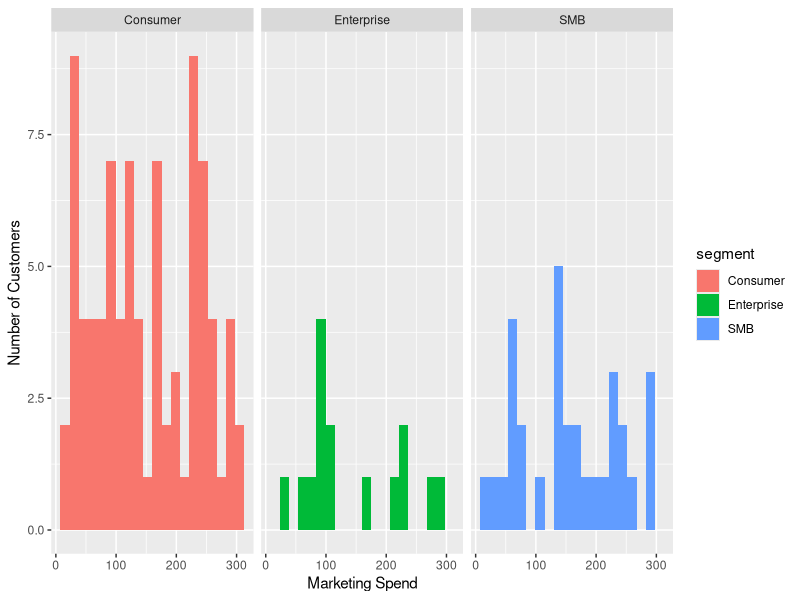
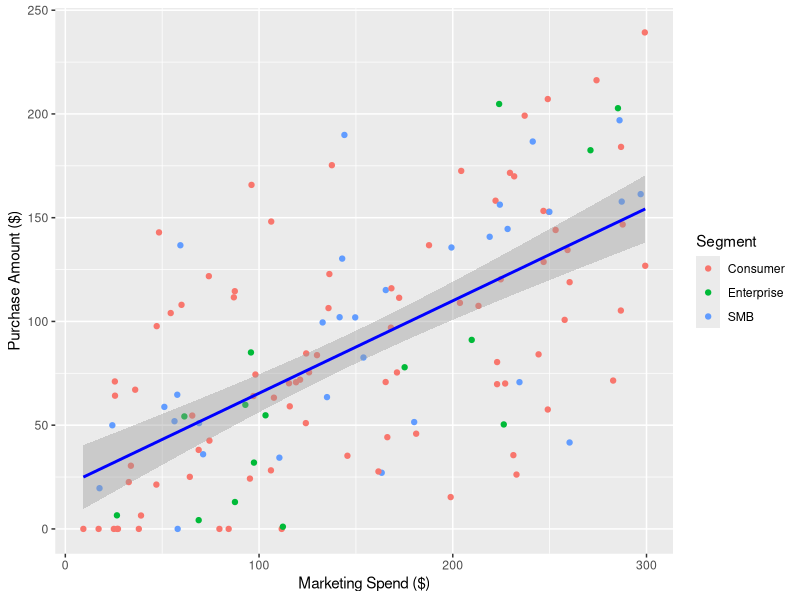

Reproduce these figures in R, in order.
## ---- chunk 1

#| include: false
#| message: false
#| warning: false

library(tidyverse)
library(knitr)
library(lubridate)

## ---- chunk 2

#| include: false
raw_data <- read_csv("data/36831700_Isha_Mantri.csv")
processed_data <- raw_data |>
    drop_na(purchase_amount) |>    
  mutate(
signup_date = parse_date_time(signup_date, orders = c("ymd", "dmy", "mdy", "b d, Y"))) |>
  select(-notes)
   

## ---- chunk 3

nrow(processed_data)
ncol(processed_data)

## ---- chunk 4

#| label: tbl-summarytable
#| tbl-cap: "Summary of Average Spend and Purchases Across Customer Segmets"

processed_data |>
  group_by(segment) |>
  summarise(
    Customers = n(),
    Avg_spend = round(mean(marketing_spend),2),
    Avg_pur = round(mean(purchase_amount),2)
  )|>
  kable()

## ---- chunk 5

#| label: fig-marketing-distribution
#| fig-cap: "How Marketing Spend was distributed across Customer Segment"

ggplot(processed_data, aes(x=marketing_spend, fill = segment)) +
  geom_histogram(bins = 20) +
  facet_wrap(~segment) +
  labs(
    x = "Marketing Spend",
    y = "Number of Customers"
  )
## ---- chunk 6

#| label: fig-scatterplot
#| fig-cap: "Relation between Marketing Spend and Purchase Amount"

ggplot(processed_data, aes(x = marketing_spend, y = purchase_amount,colour = segment)) +
  geom_point() +
  geom_smooth(method = "lm", se = TRUE, colour = "blue") +
  labs(
    x = "Marketing Spend ($)",
    y = "Purchase Amount ($)",
    colour = "Segment"
  )
